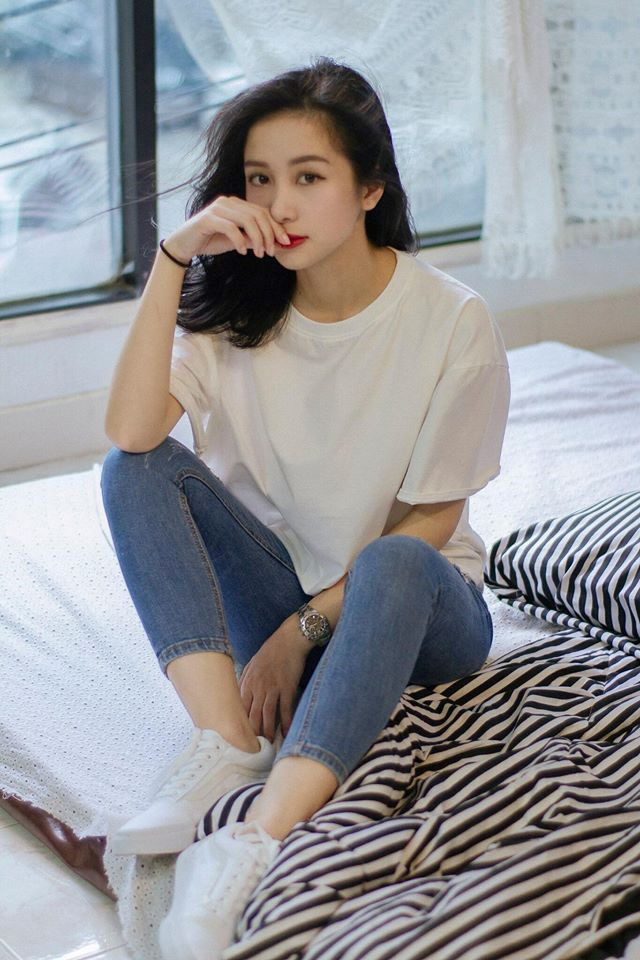
#> input picture demo1.jpg, 640 x 960 px
$ python exposureAdj.py
#> lines starting #> are read from the running program, lines starting #| are printed output that depends on the picture
import cv2
import numpy as np

image = cv2.imread('demo1.jpg')
#> image is the input picture: shape (960, 640, 3); mean B, G, R 153, 149.1, 148
image = cv2.cvtColor(image, cv2.COLOR_BGR2HSV)
#> image: shape (960, 640, 3); mean H, S, V 79.5, 45.1, 162.3
increase = 100 # value +++++++++++
v = image[:, :, 2]
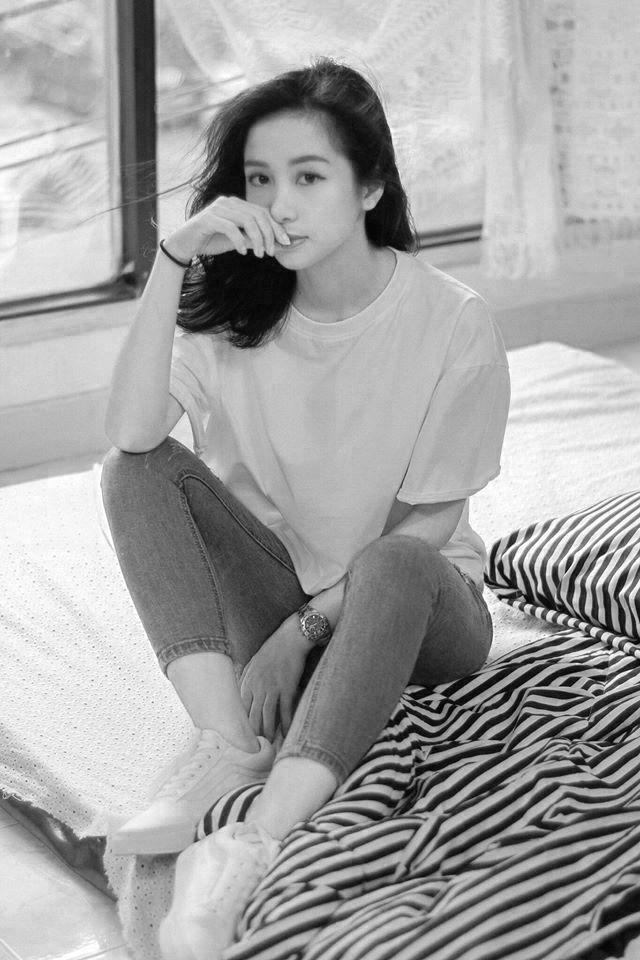
#> v: shape (960, 640); min 0, max 255, mean 162.3
v = np.where(v <= 255 - increase, v + increase, 255)
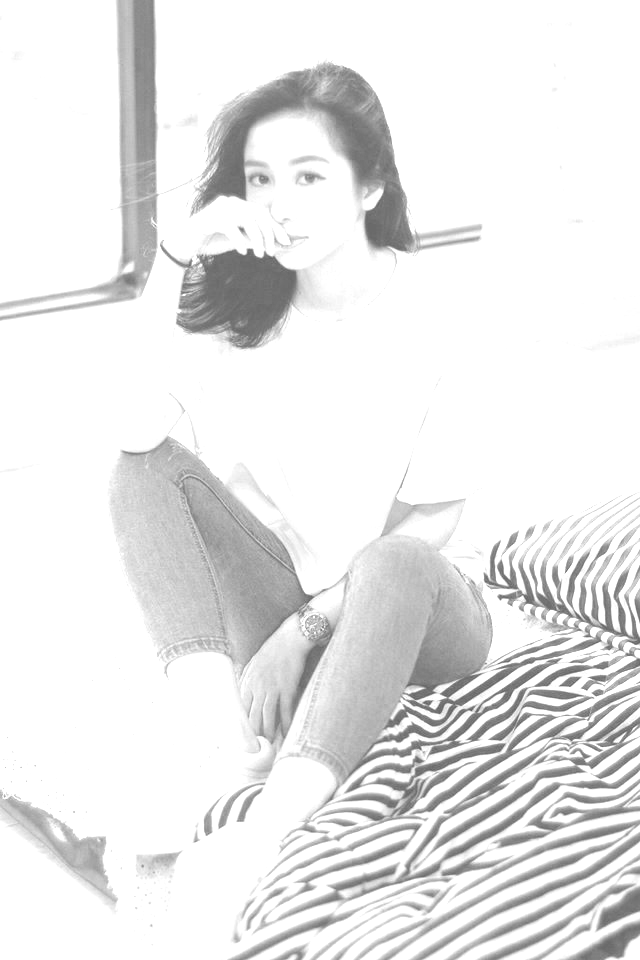
#> v: shape (960, 640); min 100, max 255, mean 232.6
image[:, :, 2] = v
#> image: shape (960, 640, 3); mean H, S, V 79.5, 45.1, 232.6

image = cv2.cvtColor(image, cv2.COLOR_HSV2BGR)
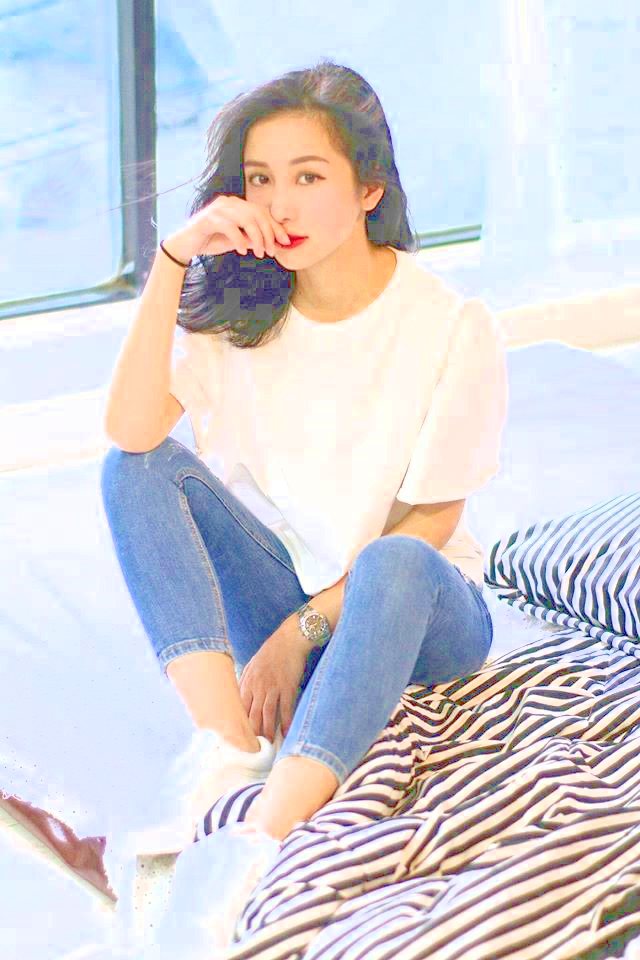
#> image: shape (960, 640, 3); mean B, G, R 216.7, 210.2, 211

cv2.imshow('Brightness', image)
cv2.waitKey(0)
cv2.destroyAllWindows()
